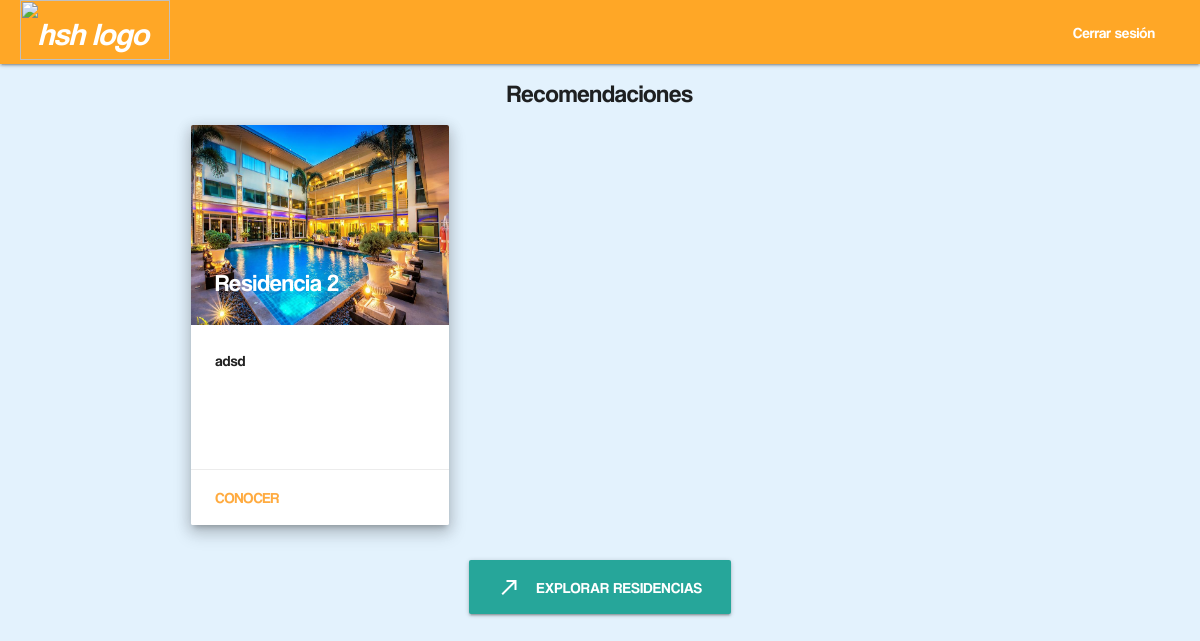
Before: / (signed in) with the older database file.
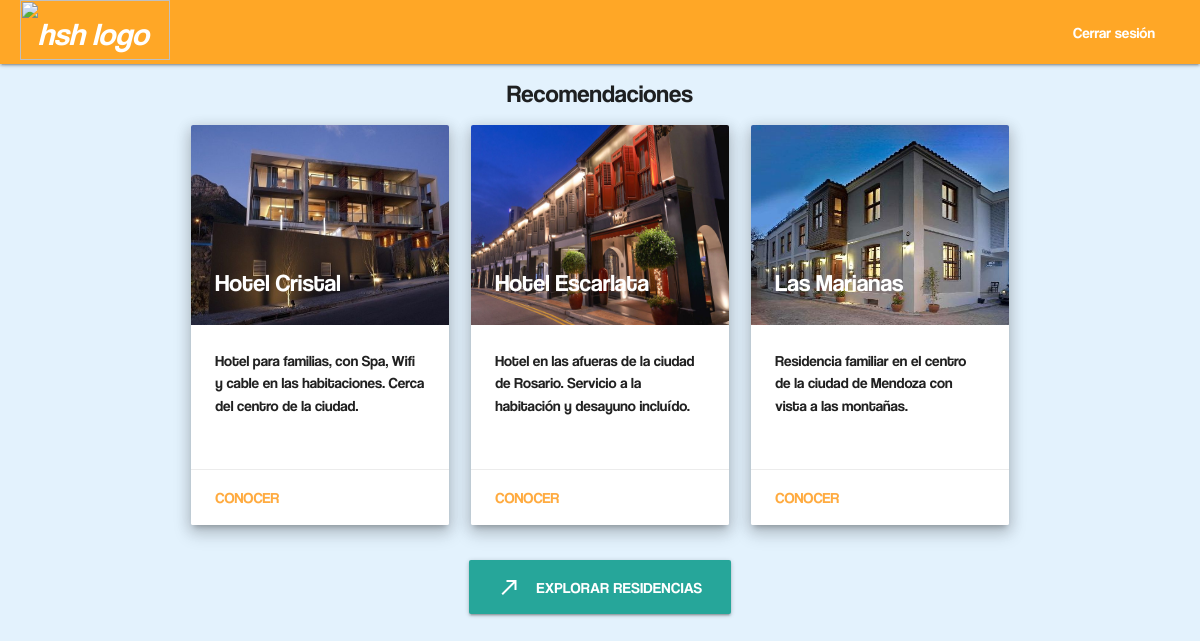
After: the same page with the newer database file.
### main/models.py (models this page shows, shortened)
class Residencia(models.Model):
	nombre = models.CharField(max_length=50)
	dirección = models.CharField(max_length=200)
	ciudad = models.CharField(max_length=100)
	pais = models.CharField(max_length=30)
	descripcion = models.TextField()
	habitaciones = models.IntegerField(default=0)
	personas = models.IntegerField(default=0)
	baños = models.IntegerField(default=0)
	class Meta:
		ordering = ['nombre']
	def primerFoto(self):
		if self.imagenes.exists():
			return self.imagenes.first().imagen.name[12:]
		else:
			return "fotos/68184730.jpg"

class Imagen(models.Model):
	residencia = models.ForeignKey(Residencia,on_delete=models.CASCADE,related_name='imagenes')
	imagen = models.ImageField(upload_to=('staticfiles/fotos'))

### main/views.py (the view)
# urls.py: path("", views.homepage, name="homepage"),
def homepage(request):
    if request.user.is_authenticated: #si hay una sesion iniciada
        return render(request=request,
                      template_name="main/homes/home_logged_in.html",
                      context={"residencias": Residencia.objects.all()[:3]})
    else: #si no hay una sesion iniciada
        return render(request=request,
                      template_name="main/homes/home.html",
                      context={"residencias": Residencia.objects.all()[:3]})

### main/templates/main/homes/home_logged_in.html (shortened to what this page needs)
{% extends "main/headers/header_logged_in.html" %}
{% load staticfiles %}
{% block content %}
<body>
  <h5 class="centrar">Recomendaciones</h5>
    <div class="row">
      {% for r in residencias %}
        <div class="col s12 m7 l4">
          <div class="card medium z-depth-3">
            <div class="card-image">
              <img src="{% static r.primerFoto %}" height="200"/>
              <span class="card-title style="text-shadow: -1px 0 black, 0 1px black, 1px 0 black, 0 -1px black;">{{r.nombre}}</span>
            </div>
            <div class="card-content" style="overflow: auto">
              <p>{{r.descripcion}}</p><br>
            </div>
            <div class="card-action">
              <a href="/ver_residencia/{{r.id}}">Conocer</a>
            </div>
          </div>
        </div>
      {% endfor %}
    </div>
    <div class="centrar"><a href="/buscar_residencias" class="waves-effect waves-light btn-large">
      <i class="material-icons left">call_made</i>Explorar residencias</a></div>
  </body>
{% endblock %}

Changed rows visible on the page:
removed Residencia: nombre "Residencia 2", descripcion "adsd"
added Residencia: id.imagen (picture), nombre "Hotel Cristal", descripcion "Hotel para familias, con Spa, Wifi y cable en las habitaciones. Cerca del centro de la ciudad."
added Residencia: id.imagen (picture), nombre "Hotel Escarlata", descripcion "Hotel en las afueras de la ciudad de Rosario. Servicio a la habitación y desayuno incluído."
added Residencia: id.imagen (picture), nombre "Las Marianas", descripcion "Residencia familiar en el centro de la ciudad de Mendoza con vista a las montañas."
